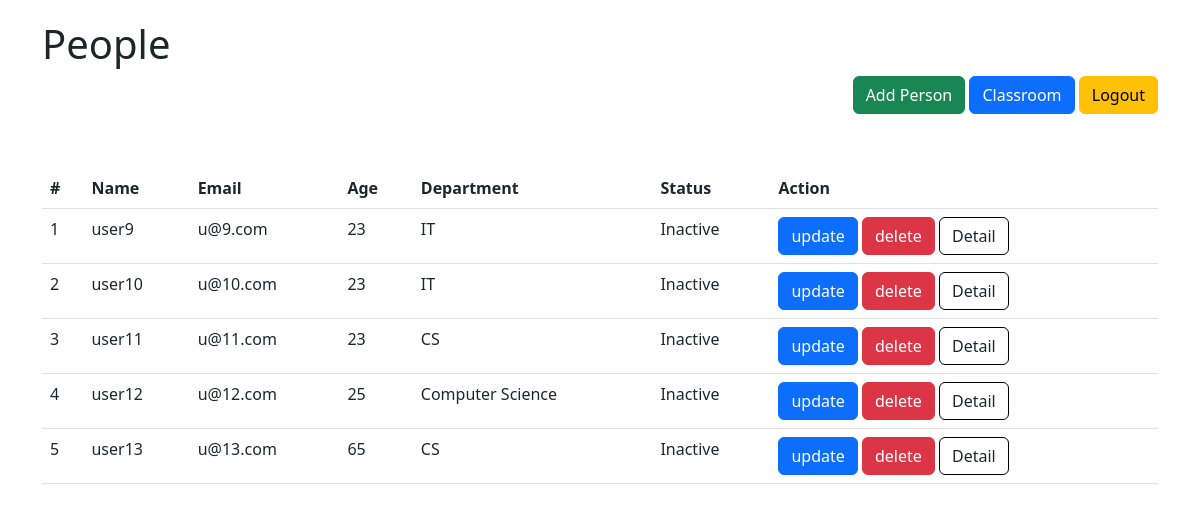
Page /c/person-list/ on the committed database.
### crud/models.py (models this page shows, shortened)
class Person(models.Model):
    name = models.CharField(max_length=50)
    email = models.EmailField(unique=True)
    age = models.PositiveIntegerField()
    department = models.CharField(max_length=50)
    is_active = models.BooleanField(default=False)

### classbased/views.py (the view)
# urls.py: path('person-list/', PersonListView.as_view(), name="person_list"),
class PersonListView(ListView):
    template_name = "classbased/person_list.html"
    context_object_name = "persons"
    def get_queryset(self):
        if self.request.user.is_superuser:
            return Person.objects.all()
        return Person.objects.all()[:5]

### templates/classbased/person_list.html
{% extends "crud/base.html" %}
{% block content %}
    <div>
        <h1>People</h1>
        <div style="float: right">
            <a href="{% url 'create' %}" class="btn btn-success"
               >Add Person</a>
            <a href="{% url 'classroom' %}" class="btn btn-primary">Classroom</a>
            <a href="{% url 'logout' %}" class="btn btn-warning">Logout</a>
        </div>
    </div>
    <table class="table" style="margin-top: 100px">
        <thead>
        <tr>
            <th scope="col">#</th>
            <th scope="col">Name</th>
            <th scope="col">Email</th>
            <th scope="col">Age</th>
            <th scope="col">Department</th>
            <th scope="col">Status</th>
            <th scope="col">Action</th>
        </tr>
        </thead>
        <tbody>
        {% for person in persons %}
            <tr>
                <td>{{ forloop.counter }}</td>
                <td>{{ person.name }}</td>
                <td>{{ person.email }}</td>
                <td>{{ person.age }}</td>
                <td>{{ person.department }}</td>
                <td>
                    {% if person.is_active %}
                        Active
                    {% else %}
                        Inactive
                    {% endif %}
                </td>
                <td>
                    <a href="{% url 'update' person.id %}" class="btn btn-primary">update</a>
                    <a href="{% url 'delete' person.id %}" class="btn btn-danger">delete</a>
                    <a href="{% url 'person_detail_view' person.id %}" class="btn" style="border-color: black">Detail</a>
                </td>
            </tr>
        {% endfor %}
        </tbody>
    </table>
{% endblock %}

### templates/crud/base.html (shortened to what this page needs)
<!DOCTYPE html>
<html lang="en">
<head>
    <link href="https://cdn.jsdelivr.net/npm/bootstrap@5.3.0-alpha2/dist/css/bootstrap.min.css"
          rel="stylesheet"
>
</head>
<body>
<div class="container" style="margin-top: 20px">
    {% block content %}{% endblock %}
</div>
</body>
</html>

### rows in the picture
Person: name "user9", email "u@9.com", age "23", department "IT", is_active "Inactive"
Person: name "user10", email "u@10.com", age "23", department "IT", is_active "Inactive"
Person: name "user11", email "u@11.com", age "23", department "CS", is_active "Inactive"
Person: name "user12", email "u@12.com", age "25", department "Computer Science", is_active "Inactive"
Person: name "user13", email "u@13.com", age "65", department "CS", is_active "Inactive"
